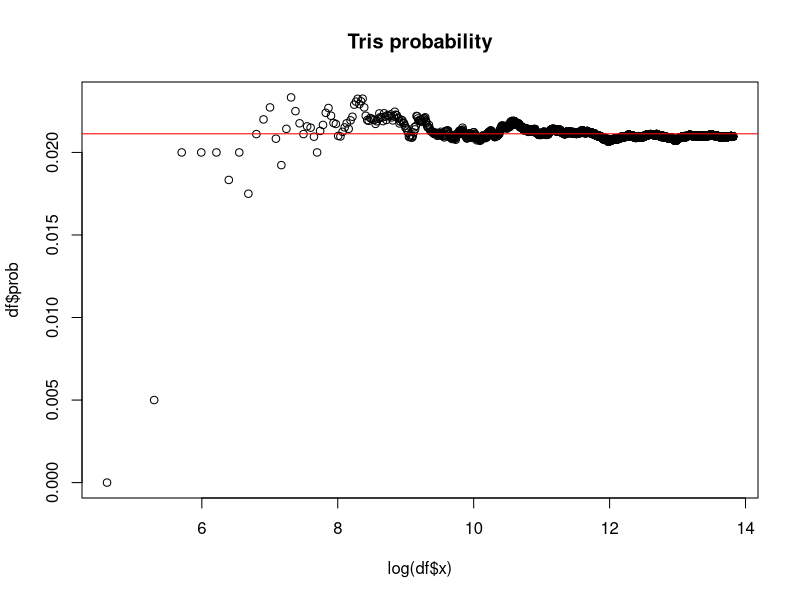

Reproduce this figure in R. (Note: a time limit stopped this script after it produced the figure.)

#Making the deck
  
  hand <- rep(c(1:13), times=4)
  shape <- rep(c(1:4),each=13)
  deck <- data.frame(shape, hand, stringsAsFactors = FALSE)



# Checks if the given hand is a tris
check_tris <- function(df){
  tris <- FALSE
  count <- c(replicate(13,0))
  for(i in 1:5){
      count[df$hand[i]] = count[df$hand[i]] + 1
  }
  for(i in 1:13){
    if(count[i]==2){
      return(0)
    }
    if(count[i]==3){
      tris = TRUE 
    }
  }
  if(tris == TRUE){
    return(1)
  }
  return(0)
}


#Checks if the given hand is a poker
check_four <- function(df){
  c <- 0 
  for(i in 1:2){
    count <- 0 
    for(j in (i+1):5){
      if(df$hand[i]==df$hand[j]){
        c <- 1 
        count <- count + c
      }
      if(count == 3){
        return(1)
      }
    }
  }
  return(0)
}

#Checks if the given hand is a full house
check_full <- function(df){
  full <- FALSE
  check_tris <- FALSE
  check_pair <- FALSE
  count <- c(replicate(13,0))
  for(i in 1:5){
    count[df$hand[i]] = count[df$hand[i]] + 1
  }
  for(i in 1:13){
    if(count[i]==2){
      check_pair <- TRUE
    }
    if(count[i]==3){
      check_tris <- TRUE
    }
    
  }
  if((check_tris & check_pair) == TRUE){
    return(1)
  }
  else{
    return(0)
  }
}



#Checks the case A K Q J 10 (in our model 1 10 11 12 13). This function supposes that the 
#hand is already sorted by value.

check_top_straight <- function(hand){
  if(hand[1] == 1 & hand[2] == 10 & hand[3] == 11 & hand[4] == 12 & hand[5] == 13)
    return(1)
  else{
    return(0)
  }
}


check_double_pair <- function(df){
  count <- c(replicate(13,0))
  for(i in 1:5){
    count[df$hand[i]] = count[df$hand[i]] + 1
  }
  count_pairs <- 0
  for(i in 1:13)
  {
    if(count[i] >= 3)
    {
      return(0)
    }
    if(count[i] == 2)
    {
      count_pairs = count_pairs + 1
    }
  }
  if(count_pairs==2)
  {
    return(1)
  }
  else{
    return(0)
  }
}


# Function that implements the montecarlo simulation

montecarlo <- function(f){
  prob <- c()
  count_f <- 0
  prob <- c()
  x <- c()
  j <- 1
  for(i in 1:nsim){
    
    df <- deck[sample(nrow(deck),5,replace = FALSE),]
    
    count_f <- count_f + f(df)
    if(i %% 100 == 0){
      prob[j] <- count_f / i 
      x[j] <- i
      j <- j +1 
    }
  }
  prob_f <- count_f / nsim
  print(prob_f)
  result <- data.frame(prob,x)
  return(result)
}


# Here we call all the montecarlo routines that we want to execute

# Set the number of trials
nsim <- 1000000


# Perform simulations

df <- montecarlo(check_tris)
#Plot tris probability
plot(log(df$x),df$prob)
title("Tris probability")
abline(h = 0.021128, col = "red")


df <- montecarlo(check_double_pair)
# Plot double pair probability
plot(log(df$x),df$prob)
title("Double pair probability")
abline(h = 0.047539, col = "red")


df <- montecarlo(check_four)
# Plot four probability
plot(log(df$x),df$prob) 
title("Poker probability")
abline(h = 0.0002401, col = "red")

df <- montecarlo(check_full)
# Plot full house probability
plot(log(df$x),df$prob) 
title("Full house probability")
abline(h = 0.001441, col = "red")
